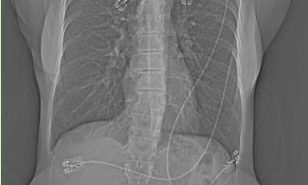
#> input picture lungs.png, 308 x 185 px
$ python histogramEqualization.py
#> lines starting #> are read from the running program, lines starting #| are printed output that depends on the picture
import numpy as np
import matplotlib.pyplot as plt
from skimage import io

def histogram_equalization(image):
#> called with image = 'lungs.png'
	im = io.imread(image, as_gray = True)
#> im: shape (185, 308) float64; min 0.157, max 0.918, mean 0.441

	# the operation should be done for normalized image in dtype float
	im_1d = (pow(2,8)-1) * im.flatten()
	im_1d = im_1d.astype('uint8')

	# hist is the value, bins is the x tick
	hist, bins = np.histogram(im_1d, 256, [0, 255])
#> hist = 256 values, max 4772 at index 89, min 0 at index 0, mean 222.6; bins = 257 values from 0 to 255

	# compute CDF by applying accumulation on hist
	cdf = hist.cumsum()
#> cdf = 256 values from 0 to 56980

	# np.ma 掩码数组模块 (masked array),
	#invalid specified values in the array
	cdf_m = np.ma.masked_equal(cdf, 0)

	# compute the transform function
	num_cdf_m = (cdf_m - cdf_m.min()) * (pow(2,8)-1)
	den_cdf_m = (cdf_m.max() - cdf_m.min())
#> den_cdf_m = 56975
	cdf_m = num_cdf_m / den_cdf_m

	# fill the masked value by zero
	cdf = np.ma.filled(cdf_m, 0).astype('uint8')
#> cdf = 256 values from 0 to 255
	im2 = cdf[im_1d]
	im_new = np.reshape(im2, im.shape)
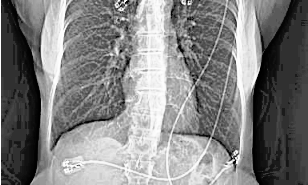
#> im_new: shape (185, 308); min 0, max 255, mean 129.7

	plt.figure()
	plt.imshow(im_new, cmap = 'Greys_r')
#	plt.axis('off')
#	plt.savefig('histogramequalization.png')
	plt.show()

if __name__ == '__main__':
	histogram_equalization('lungs.png')
